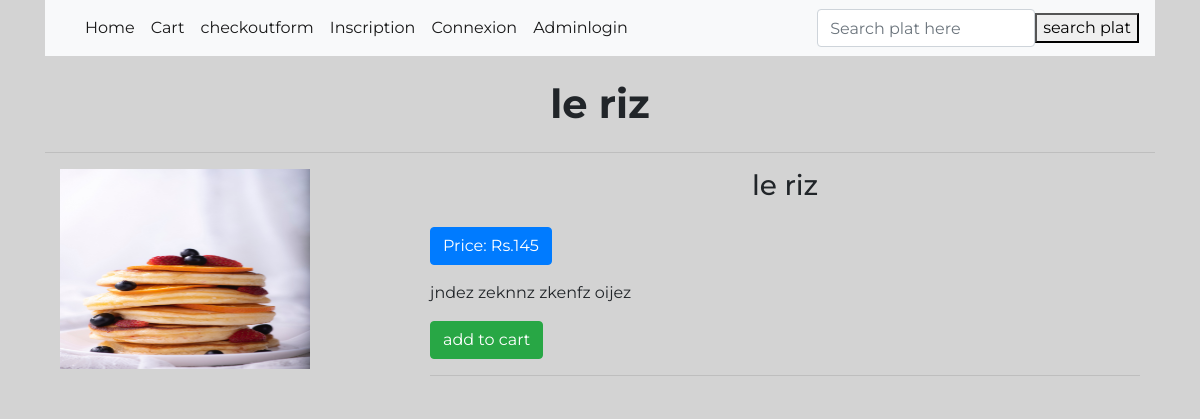
The app's page /blog/show/1/ with its own data.
### blog/models.py (models this page shows)
class Plat(models.Model):
    title = models.CharField(max_length=255)
    slug = models.SlugField(unique = True)
    description = models.TextField()
    image = models.ImageField(upload_to="plats")
    selling_price = models.PositiveIntegerField()

### blog/views.py (the view)
# urls.py: re_path(r'^show/(?P<id>[0-9]+)/$', views.show,name='show'),
def show(request,id):
    plat = Plat.objects.get(pk=id)
    return render(request,'show.html',{'plat': plat})

### blog/templates/show.html (shortened to what this page needs)
{% extends "base.html" %}
{% load static %}
{% block body %}
    <h1 class="text-center mb-4"><strong>{{plat.title}}</strong></h1><hr>
    <div class="container">
        <div class="row">
            <div class="col-md-4">
                <img src="{{plat.image.url}}" alt="" width="250" height="200">
            </div>
            <div class="col-md-8">
                <h3 class="text-center mb-4">{{plat.title}}</h3>
                <p class="btn btn-primary">Price: Rs.{{plat.selling_price}}</p>
                <p>{{plat.description}}</p>
                <a href="{% url 'blog:cart' plat.id %}" class="btn btn-success">add to cart</a><hr>
            </div>
        </div>
    </div>
{% endblock %}

### blog/templates/base.html (style rules this page uses)
.container { font-family: 'Montserrat', sans-serif; background-color:lightgray; }

### records on screen
Plat: title "le riz", image (picture), selling_price "145", description "jndez zeknnz zkenfz oijez"
